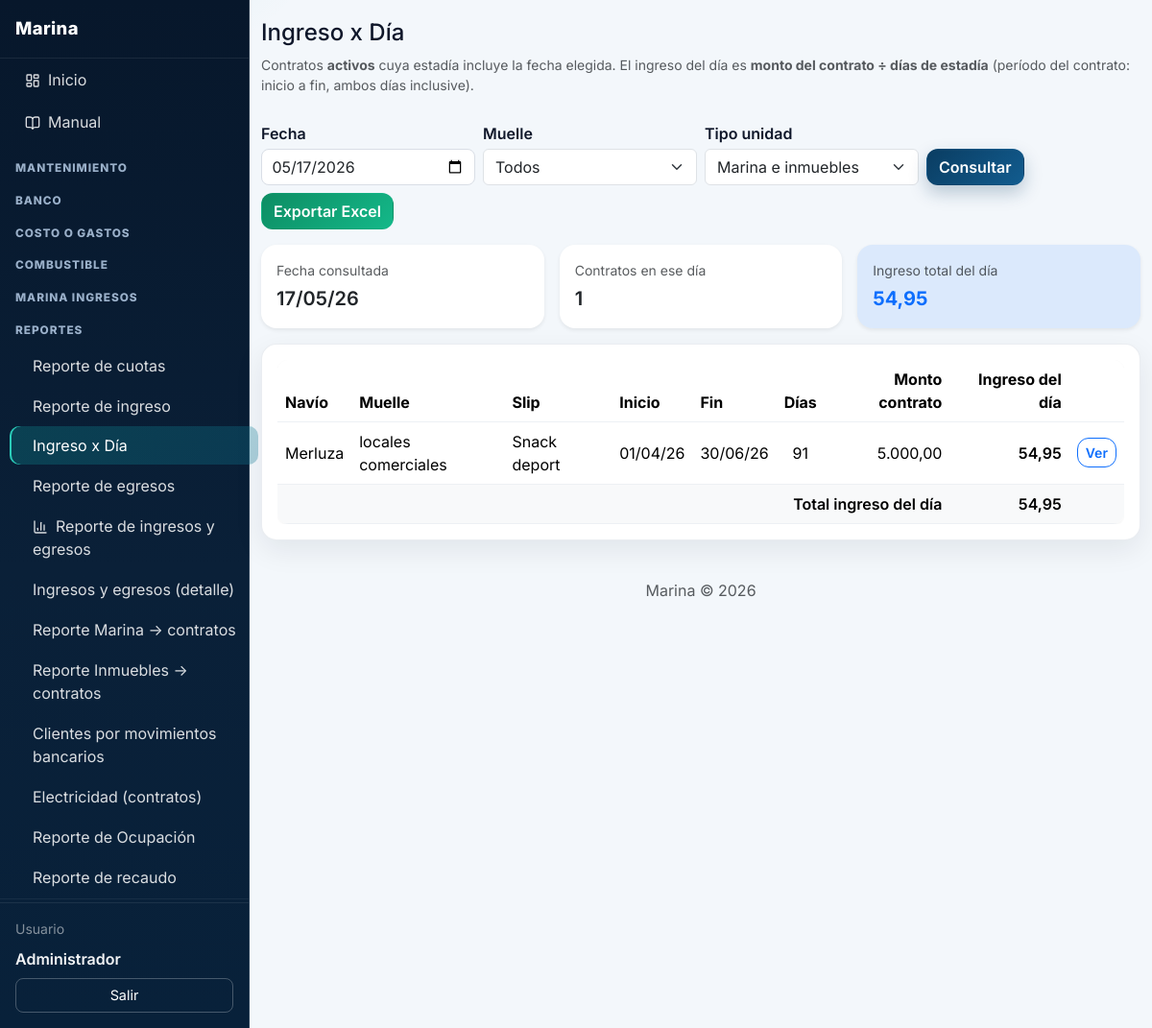
The app's page /index.php?p=reporte-ingreso-dia (signed in) with its own data.
### tables this page shows
CREATE TABLE contratos (
  id INT UNSIGNED AUTO_INCREMENT PRIMARY KEY,
  cliente_id INT UNSIGNED NOT NULL,
  cuenta_id INT UNSIGNED NOT NULL COMMENT 'Cuenta de la marina donde se acreditan los pagos',
  muelle_id INT UNSIGNED NULL,
  slip_id INT UNSIGNED NULL,
  grupo_id INT UNSIGNED NULL,
  inmueble_id INT UNSIGNED NULL,
  fecha_inicio DATE NOT NULL,
  fecha_fin DATE NOT NULL,
  monto_total DECIMAL(12,2) NOT NULL,
  tarifa_pie_id INT UNSIGNED NULL,
  cantidad_pies DECIMAL(10,2) NULL,
  impuesto_porcentaje DECIMAL(5,2) NULL,
  observaciones TEXT NULL,
  numero_recibo VARCHAR(100) NULL COMMENT 'Número de recibo emitido al cliente',
  activo TINYINT(1) NOT NULL DEFAULT 1,
  estado VARCHAR(20) NOT NULL DEFAULT 'activo' COMMENT 'activo|terminado',
  created_at DATETIME NOT NULL DEFAULT CURRENT_TIMESTAMP,
  updated_at DATETIME NOT NULL DEFAULT CURRENT_TIMESTAMP ON UPDATE CURRENT_TIMESTAMP,
  created_by INT UNSIGNED NULL,
  updated_by INT UNSIGNED NULL,
  FOREIGN KEY (cliente_id) REFERENCES clientes(id) ON DELETE RESTRICT,
  FOREIGN KEY (cuenta_id) REFERENCES cuentas(id) ON DELETE RESTRICT,
  FOREIGN KEY (muelle_id) REFERENCES muelles(id) ON DELETE RESTRICT,
  FOREIGN KEY (slip_id) REFERENCES slips(id) ON DELETE RESTRICT,
  FOREIGN KEY (grupo_id) REFERENCES grupos(id) ON DELETE RESTRICT,
  FOREIGN KEY (inmueble_id) REFERENCES inmuebles(id) ON DELETE RESTRICT,
  FOREIGN KEY (created_by) REFERENCES usuarios(id),
  FOREIGN KEY (updated_by) REFERENCES usuarios(id)
);

CREATE TABLE clientes (
  id INT UNSIGNED AUTO_INCREMENT PRIMARY KEY,
  nombre VARCHAR(150) NOT NULL,
  documento VARCHAR(50) NULL,
  telefono VARCHAR(50) NULL,
  email VARCHAR(100) NULL,
  direccion TEXT NULL,
  dueno_capitan VARCHAR(150) NULL COMMENT 'Dueño / Capitán',
  created_at DATETIME NOT NULL DEFAULT CURRENT_TIMESTAMP,
  updated_at DATETIME NOT NULL DEFAULT CURRENT_TIMESTAMP ON UPDATE CURRENT_TIMESTAMP,
  created_by INT UNSIGNED NULL,
  updated_by INT UNSIGNED NULL,
  FOREIGN KEY (created_by) REFERENCES usuarios(id),
  FOREIGN KEY (updated_by) REFERENCES usuarios(id)
);

CREATE TABLE grupos (
  id INT UNSIGNED AUTO_INCREMENT PRIMARY KEY,
  nombre VARCHAR(120) NOT NULL,
  created_at DATETIME NOT NULL DEFAULT CURRENT_TIMESTAMP,
  updated_at DATETIME NOT NULL DEFAULT CURRENT_TIMESTAMP ON UPDATE CURRENT_TIMESTAMP,
  created_by INT UNSIGNED NULL,
  updated_by INT UNSIGNED NULL,
  FOREIGN KEY (created_by) REFERENCES usuarios(id),
  FOREIGN KEY (updated_by) REFERENCES usuarios(id)
);

CREATE TABLE inmuebles (
  id INT UNSIGNED AUTO_INCREMENT PRIMARY KEY,
  grupo_id INT UNSIGNED NOT NULL,
  nombre VARCHAR(120) NOT NULL,
  created_at DATETIME NOT NULL DEFAULT CURRENT_TIMESTAMP,
  updated_at DATETIME NOT NULL DEFAULT CURRENT_TIMESTAMP ON UPDATE CURRENT_TIMESTAMP,
  created_by INT UNSIGNED NULL,
  updated_by INT UNSIGNED NULL,
  FOREIGN KEY (grupo_id) REFERENCES grupos(id) ON DELETE RESTRICT,
  FOREIGN KEY (created_by) REFERENCES usuarios(id),
  FOREIGN KEY (updated_by) REFERENCES usuarios(id),
  UNIQUE KEY uk_inmueble_grupo (grupo_id, nombre)
);

### index.php (called while the page is built, shortened)
<?php
require_once __DIR__ . '/includes/funciones.php';
$p = trim($_GET['p'] ?? 'dashboard');
$p = preg_replace('/[^a-z0-9_-]/', '', $p) ?: 'dashboard';
$pagina = __DIR__ . '/pages/' . $p . '.php';
require $pagina;

### includes/funciones.php (called while the page is built, shortened)
<?php
function e(string $s): string {
    return htmlspecialchars($s, ENT_QUOTES, 'UTF-8');
}
function fechaFormato(?string $fecha, string $formato = MARINA_FMT_FECHA_PANTALLA): string {
    $t = strtotime($fecha);
    return $t ? date($formato, $t) : $fecha;
}
function dinero(float $n): string {
    return number_format($n, 2, ',', '.');
}
function marina_contrato_dias_estadia(string $fechaInicio, string $fechaFin): int
{
    try {
        $d1 = new DateTime($fechaInicio);
        $d2 = new DateTime($fechaFin);
    } catch (Exception $e) {
        return 0;
    }
    return (int) $d1->diff($d2)->days + 1;
}
function obtener(string $key, $default = '') {
    return $_GET[$key] ?? $_POST[$key] ?? $default;
}

### pages/reporte-ingreso-dia.php (the view, shortened to what this page needs)
<?php
$pdo = getDb();
$fecha = trim(obtener('fecha', date('Y-m-d')));
$tipoUnidad = trim(obtener('tipo_unidad', ''));
$tipoUnidad = in_array($tipoUnidad, ['', 'slip', 'inmueble'], true) ? $tipoUnidad : '';
$sql = "
    SELECT co.id,
           co.fecha_inicio,
           co.fecha_fin,
           co.monto_total,
           cl.nombre AS navio,
           mu.nombre AS muelle_nombre,
           sl.nombre AS slip_nombre,
           g.nombre AS grupo_nombre,
           i.nombre AS inmueble_nombre
    FROM contratos co
    JOIN clientes cl ON cl.id = co.cliente_id
    LEFT JOIN muelles mu ON mu.id = co.muelle_id
    LEFT JOIN slips sl ON sl.id = co.slip_id
    LEFT JOIN grupos g ON g.id = co.grupo_id
    LEFT JOIN inmuebles i ON i.id = co.inmueble_id
    WHERE COALESCE(co.estado, 'activo') = 'activo'
      AND co.fecha_inicio <= ?
      AND co.fecha_fin >= ?
";
$params = [$fecha, $fecha];
$sql .= ' ORDER BY mu.nombre, sl.nombre, g.nombre, i.nombre, co.id';
$st = $pdo->prepare($sql);
$st->execute($params);
$filasRaw = $st->fetchAll(PDO::FETCH_ASSOC);
$filas = [];
$totalDia = 0.0;
foreach ($filasRaw as $r) {
    $dias = marina_contrato_dias_estadia((string) $r['fecha_inicio'], (string) $r['fecha_fin']);
    $montoTotal = (float) ($r['monto_total'] ?? 0);
    $montoDia = $dias > 0 ? round($montoTotal / $dias, 2) : 0.0;
    $muelle = (string) ($r['muelle_nombre'] ?? '');
    $slip = (string) ($r['slip_nombre'] ?? '');
    if ($muelle === '' && !empty($r['grupo_nombre'])) {
        $muelle = (string) $r['grupo_nombre'];
    }
    if ($slip === '' && !empty($r['inmueble_nombre'])) {
        $slip = (string) $r['inmueble_nombre'];
    }
    $filas[] = [
        'id' => (int) $r['id'],
        'navio' => (string) ($r['navio'] ?? ''),
        'muelle' => $muelle !== '' ? $muelle : '—',
        'slip' => $slip !== '' ? $slip : '—',
        'fecha_inicio' => $r['fecha_inicio'],
        'fecha_fin' => $r['fecha_fin'],
        'dias_estadia' => $dias,
        'monto_total' => $montoTotal,
        'monto_dia' => $montoDia,
    ];
    $totalDia += $montoDia;
}
$totalDia = round($totalDia, 2);
require_once __DIR__ . '/../includes/layout.php';
?>
<h1 class="h4 mb-2">Ingreso x Día</h1>
<p class="text-muted small mb-3">
    Contratos <strong>activos</strong> cuya estadía incluye la fecha elegida.
    El ingreso del día es <strong>monto del contrato ÷ días de estadía</strong> (período del contrato: inicio a fin, ambos días inclusive).
</p>
<form method="get" class="toolbar mb-3">
    <div class="row g-2 align-items-end">
        <div class="col-12 col-md-3">
            <label class="form-label mb-1">Fecha</label>
            <input type="date" class="form-control" name="fecha" value="<?= e($fecha) ?>" required>
        </div>
        <div class="col-12 col-md-3">
            <label class="form-label mb-1">Muelle</label>
            <select class="form-select" name="muelle_id">
                <option value="0">Todos</option>
            </select>
        </div>
        <div class="col-12 col-md-3">
            <label class="form-label mb-1">Tipo unidad</label>
            <select class="form-select" name="tipo_unidad">
                <option value="" <?= $tipoUnidad === '' ? 'selected' : '' ?>>Marina e inmuebles</option>
            </select>
        </div>
        <div class="col-12 col-md-auto">
            <button type="submit" class="btn btn-primary">Consultar</button>
        </div>
        <div class="col-12 col-md-auto">
            <button type="submit" class="btn btn-success" name="export" value="excel">Exportar Excel</button>
        </div>
    </div>
</form>
<div class="row g-3 mb-3">
    <div class="col-12 col-md-4">
        <div class="card p-3 border-0 shadow-sm">
            <div class="text-muted small mb-1">Fecha consultada</div>
            <div class="fs-5 fw-semibold"><?= fechaFormato($fecha) ?></div>
        </div>
    </div>
    <div class="col-12 col-md-4">
        <div class="card p-3 border-0 shadow-sm">
            <div class="text-muted small mb-1">Contratos en ese día</div>
            <div class="fs-5 fw-semibold"><?= count($filas) ?></div>
        </div>
    </div>
    <div class="col-12 col-md-4">
        <div class="card p-3 border-0 shadow-sm bg-primary bg-opacity-10">
            <div class="text-muted small mb-1">Ingreso total del día</div>
            <div class="fs-5 fw-bold text-primary"><?= dinero($totalDia) ?></div>
        </div>
    </div>
</div>
<div class="card p-3">
    <div class="table-responsive">
        <table class="table table-hover align-middle mb-0">
            <thead>
                <tr>
                    <th>Navío</th>
                    <th>Muelle</th>
                    <th>Slip</th>
                    <th>Inicio</th>
                    <th>Fin</th>
                    <th class="text-center">Días</th>
                    <th class="text-end">Monto contrato</th>
                    <th class="text-end">Ingreso del día</th>
                    <th></th>
                </tr>
            </thead>
            <tbody>
            <?php foreach ($filas as $r): ?>
                <tr>
                    <td><?= e($r['navio']) ?></td>
                    <td><?= e($r['muelle']) ?></td>
                    <td><?= e($r['slip']) ?></td>
                    <td><?= fechaFormato($r['fecha_inicio']) ?></td>
                    <td><?= fechaFormato($r['fecha_fin']) ?></td>
                    <td class="text-center"><?= (int) $r['dias_estadia'] ?></td>
                    <td class="text-end"><?= dinero((float) $r['monto_total']) ?></td>
                    <td class="text-end fw-semibold"><?= dinero((float) $r['monto_dia']) ?></td>
                    <td>
                        <a class="btn btn-sm btn-outline-primary" href="<?= MARINA_URL ?>/index.php?p=contratos&amp;accion=editar&amp;id=<?= (int) $r['id'] ?>">Ver</a>
                    </td>
                </tr>
            <?php endforeach; ?>
            <?php if ($filas === []): ?>
                <tr>
                    <td colspan="9" class="text-muted">No hay contratos activos vigentes en esta fecha con los filtros aplicados.</td>
                </tr>
            <?php else: ?>
                <tr class="table-light fw-semibold">
                    <td colspan="7" class="text-end">Total ingreso del día</td>
                    <td class="text-end"><?= dinero($totalDia) ?></td>
                    <td></td>
                </tr>
            <?php endif; ?>
            </tbody>
        </table>
    </div>
</div>
<?php require_once __DIR__ . '/../includes/footer.php'; ?>

### assets/css/estilos.css (style rules this page uses)
body { font-family: system-ui, -apple-system, Segoe UI, Roboto, Arial, sans-serif; background: #f4f6f9; }
.toolbar { margin-bottom: 1rem; }
table { background: #fff; border-radius: .75rem; overflow: hidden; box-shadow: 0 1px 3px rgba(0, 0, 0, 0.06); }
th, td { padding: .75rem 1rem; border-bottom: 1px solid #edf0f4; }
th { background: #f8fafc; font-weight: 700; }
form label { display: block; margin-top: .75rem; margin-bottom: .25rem; font-weight: 600; }
form input[type="text"], form input[type="email"], form input[type="password"], form input[type="number"], form input[type="date"], form select, form textarea { width: 100%; max-width: 500px; padding: .375rem .65rem; border: 1px solid #d9dee6; border-radius: .5rem; font-size: 1rem; background: #fff; }
form input[type="text"], form input[type="email"], form input[type="password"], form input[type="number"], form input[type="date"], form select { height: auto; min-height: 0; }
:root { --bg-main: #f3f7fb; --surface: #ffffff; --surface-soft: #f8fbff; --text-main: #0f172a; --text-soft: #64748b; --brand-1: #0a3d62; --brand-2: #0ea5a6; --ok: #0f9f64; --danger: #d14343; --radius-lg: 16px; --radius-md: 12px; --shadow-soft: 0 10px 30px rgba(15, 23, 42, 0.08); }
body { font-family: "Inter", system-ui, -apple-system, Segoe UI, Roboto, Arial, sans-serif; color: var(--text-main); background: radial-gradient(1200px 600px at -10% -10%, rgba(14, 165, 166, 0.16), transparent 40%), radial-gradient(900px 500px at 120% -20%, rgba(10, 61, 98, 0.2), transparent 35%), var(--bg-main); }
.card { border: 1px solid rgba(148, 163, 184, 0.2); border-radius: var(--radius-lg); box-shadow: var(--shadow-soft); }
.btn { border-radius: 12px; font-weight: 600; transition: transform .16s ease, box-shadow .16s ease, opacity .16s ease; }
.btn-primary { background: linear-gradient(135deg, var(--brand-1), #125c8f); border-color: transparent; box-shadow: 0 8px 18px rgba(10, 61, 98, .25); }
.btn-success { background: linear-gradient(135deg, #0d8d63, #14b889); border-color: transparent; }

### records on screen
contratos: cliente.nombre "Merluza", grupo.nombre "locales comerciales", inmueble.nombre "Snack deport", fecha_inicio "01/04/26", fecha_fin "30/06/26", dias_estadia "91", monto_total "5.000,00", monto_dia "54,95"

### other values on screen
$nombre_usuario "Administrador"
fechaFormato($fecha) "17/05/26"
count($filas) "1"
dinero($totalDia) "54,95"
